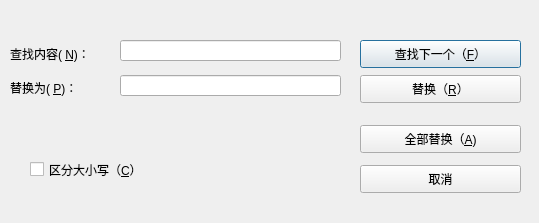
<?xml version="1.0" encoding="UTF-8"?>
<ui version="4.0">
 <class>replaceDlg</class>
 <widget class="QDialog" name="replaceDlg">
  <property name="geometry">
   <rect>
    <x>0</x>
    <y>0</y>
    <width>539</width>
    <height>223</height>
   </rect>
  </property>
  <property name="windowTitle">
   <string>替换</string>
  </property>
  <widget class="QPushButton" name="pushButton">
   <property name="geometry">
    <rect>
     <x>360</x>
     <y>40</y>
     <width>161</width>
     <height>28</height>
    </rect>
   </property>
   <property name="text">
    <string>查找下一个（&amp;F）</string>
   </property>
  </widget>
  <widget class="QCheckBox" name="checkBox">
   <property name="geometry">
    <rect>
     <x>30</x>
     <y>160</y>
     <width>141</width>
     <height>19</height>
    </rect>
   </property>
   <property name="text">
    <string>区分大小写（&amp;C）</string>
   </property>
  </widget>
  <widget class="QLineEdit" name="lineEdit">
   <property name="geometry">
    <rect>
     <x>120</x>
     <y>40</y>
     <width>221</width>
     <height>21</height>
    </rect>
   </property>
  </widget>
  <widget class="QLineEdit" name="lineEdit_2">
   <property name="geometry">
    <rect>
     <x>120</x>
     <y>75</y>
     <width>221</width>
     <height>21</height>
    </rect>
   </property>
  </widget>
  <widget class="QPushButton" name="pushButton_2">
   <property name="geometry">
    <rect>
     <x>360</x>
     <y>75</y>
     <width>161</width>
     <height>28</height>
    </rect>
   </property>
   <property name="text">
    <string>替换（&amp;R）</string>
   </property>
  </widget>
  <widget class="QPushButton" name="pushButton_3">
   <property name="geometry">
    <rect>
     <x>360</x>
     <y>165</y>
     <width>161</width>
     <height>28</height>
    </rect>
   </property>
   <property name="text">
    <string>取消</string>
   </property>
  </widget>
  <widget class="QPushButton" name="pushButton_4">
   <property name="geometry">
    <rect>
     <x>360</x>
     <y>125</y>
     <width>161</width>
     <height>28</height>
    </rect>
   </property>
   <property name="text">
    <string>全部替换（&amp;A)</string>
   </property>
  </widget>
  <widget class="QWidget" name="">
   <property name="geometry">
    <rect>
     <x>10</x>
     <y>40</y>
     <width>117</width>
     <height>61</height>
    </rect>
   </property>
   <layout class="QVBoxLayout" name="verticalLayout">
    <item>
     <widget class="QLabel" name="label">
      <property name="text">
       <string>查找内容( &amp;N)：</string>
      </property>
      <property name="buddy">
       <cstring>lineEdit</cstring>
      </property>
     </widget>
    </item>
    <item>
     <widget class="QLabel" name="label_2">
      <property name="text">
       <string>替换为( &amp;P)：</string>
      </property>
      <property name="buddy">
       <cstring>lineEdit_2</cstring>
      </property>
     </widget>
    </item>
   </layout>
  </widget>
 </widget>
 <resources/>
 <connections/>
</ui>
